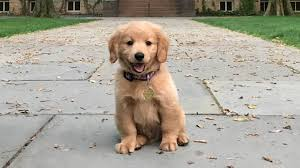
#> input picture hi/dog2.jpg, 300 x 168 px
$ python array1.py
#> lines starting #> are read from the running program, lines starting #| are printed output that depends on the picture
import cv2

img = cv2.imread("hi/dog2.jpg")
#> img is the input picture: shape (168, 300, 3); mean B, G, R 149.1, 162.4, 168.1
img = cv2.cvtColor(img,cv2.COLOR_BGR2GRAY)
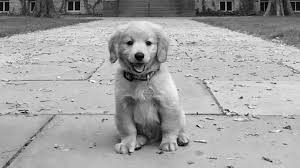
#> img: shape (168, 300); min 0, max 254, mean 162.6

h,w = img.shape
#> h = 168; w = 300

#print(f"w is : {w} h is : {h} c is : {c}")
image = cv2.imread("01.jpg")
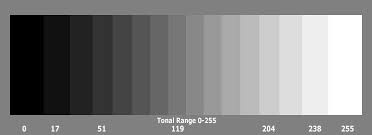
#> input picture 01.jpg, 372 x 135 px
#> image is the input picture: shape (135, 372, 3); min 0, max 255, mean 128.5
image2 = cv2.cvtColor(image,cv2.COLOR_BGR2GRAY)
print(image2[0][0])
#| 128
